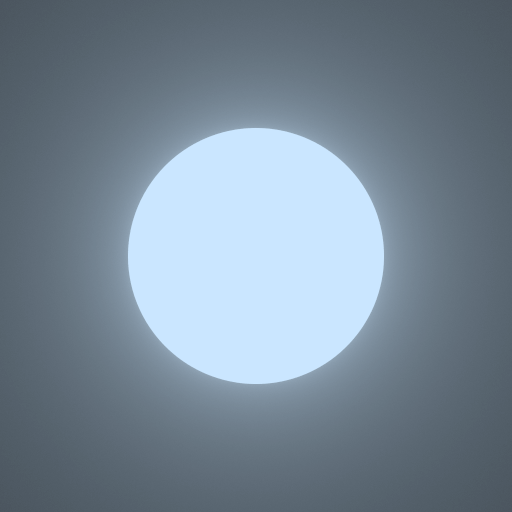

The Python source for this figure:

import os
import sys

file_dir = os.path.dirname(os.path.abspath(__file__))
sys.path.append(os.path.join(file_dir, '../..'))

import light2d
from light2d import entities, integrators, materials, shapes


if __name__ == '__main__':
    film = light2d.render(
        entity=entities.SimpleEntity(
            shape=shapes.Circle(
                center=(0, 0),
                radius=1,
            ),
            material=materials.ConstantLight(
                li=(0.6, 0.8, 1.0),
            ),
        ),
        integrator=integrators.PathTracer(
            n_samples=16,
        ),
        region=((-2, -2), (2, 2)),
        film_size=(512, 512),
        n_tiles=6,
    )

    light2d.save(film, os.path.join(file_dir, 'hello_circle.png'))
